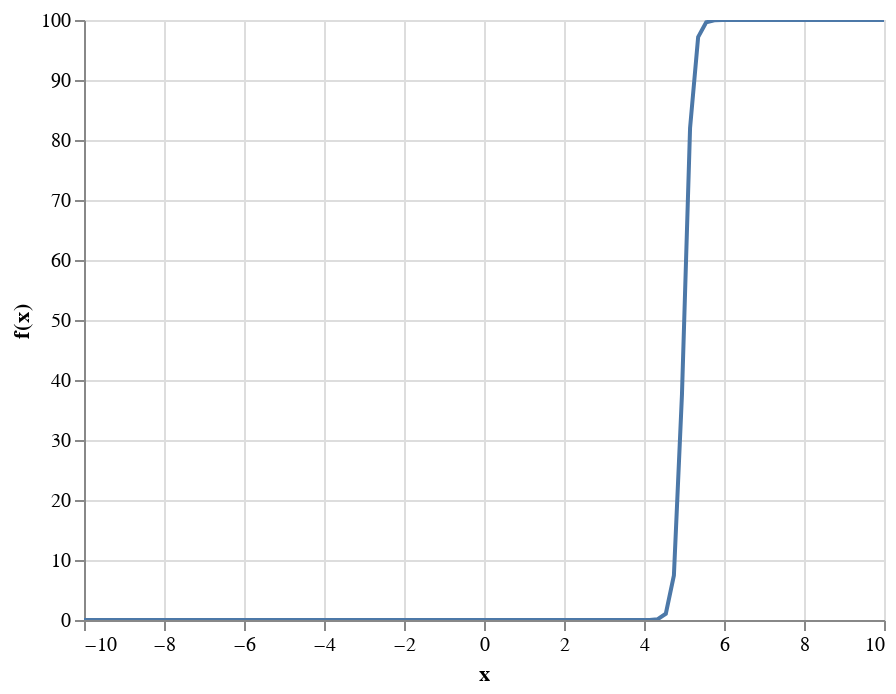

Notebook code cell kept with this figure:
### Markdown cell above
## Breakout room activity

Instructions from https://www.figma.com/file/yWYVnxWrW8c3CPgzIuh484/230627-princeton-university-week-4-logistic-function-and-models?type=whiteboard&node-id=1%3A135&t=WeOdOg4Mz5KL9wkr-1 

```
Breakout: Visualization!
[25 mins]
(1) open a jupyter notebook in visual studio code 
(2) select the datathinking.org anaconda environment

(3) ask chatgpt/claude/bard/bing for:
the mathematics (LaTeX code)
text description
    of a logistic function and a visualization of a logistic function

(4) ask chatgpt/claude/bard/bing for a visualization using python and the altair library that is interactive

(5) screenshot and add to this figma!

(if you are unable to use visual studio code, use a google colaboratory notebook instead: https://colab.research.google.com/)
```

Result:

https://chat.openai.com/share/c95be1fb-c2bc-4f20-afe9-b1f306975102

### Code cell
import numpy as np
import altair as alt
import pandas as pd

# Define parameters for the logistic function from Wikipedia
# https://en.wikipedia.org/wiki/Logistic_function
# L is the curve's maximum value
L = 100

# k is the steepness of the curve
k = 10

# x0 is the x-value of the sigmoid's midpoint
x0 = 5

# Generate data points
x = np.linspace(-10, 10, 100)

# Calculate the logistic function
f_of_x = L * 1 / (1 + np.exp(-k * (x - x0)))

# Create a DataFrame
df = pd.DataFrame({'x': x, 'f(x)': f_of_x})

# Create an Altair chart
chart = alt.Chart(df).mark_line().encode(
    x='x',
    y='f(x)'
).properties(
    width=400,
    height=300
)

# Display the chart
chart.interactive()

### Figure 1 — Vega-Lite specification as saved in the notebook (floating-point values rounded to 4 significant figures)
{"config": {"view": {"continuousWidth": 300, "continuousHeight": 300}}, "data": {"name": "data-4a0b90984ae1ad1a906933afd493712d"}, "mark": {"type": "line"}, "encoding": {"x": {"field": "x", "type": "quantitative"}, "y": {"field": "f(x)", "type": "quantitative"}}, "height": 300, "params": [{"name": "param_20", "select": {"type": "interval", "encodings": ["x", "y"]}, "bind": "scales"}], "width": 400, "$schema": "https://vega.github.io/schema/vega-lite/v5.8.0.json", "datasets": {"data-4a0b90984ae1ad1a906933afd493712d": [{"x": -10.0, "f(x)": 7.175e-64}, {"x": -9.798, "f(x)": 5.41e-63}, {"x": -9.596, "f(x)": 4.079e-62}, {"x": -9.394, "f(x)": 3.075e-61}, {"x": -9.192, "f(x)": 2.319e-60}, {"x": -8.99, "f(x)": 1.748e-59}, {"x": -8.788, "f(x)": 1.318e-58}, {"x": -8.586, "f(x)": 9.94e-58}, {"x": -8.384, "f(x)": 7.494e-57}, {"x": -8.182, "f(x)": 5.651e-56}, {"x": -7.98, "f(x)": 4.26e-55}, {"x": -7.778, "f(x)": 3.212e-54}, {"x": -7.576, "f(x)": 2.422e-53}, {"x": -7.374, "f(x)": 1.826e-52}, {"x": -7.172, "f(x)": 1.377e-51}, {"x": -6.97, "f(x)": 1.038e-50}, {"x": -6.768, "f(x)": 7.828e-50}, {"x": -6.566, "f(x)": 5.902e-49}, {"x": -6.364, "f(x)": 4.45e-48}, {"x": -6.162, "f(x)": 3.355e-47}, {"x": -5.96, "f(x)": 2.53e-46}, {"x": -5.758, "f(x)": 1.907e-45}, {"x": -5.556, "f(x)": 1.438e-44}, {"x": -5.354, "f(x)": 1.084e-43}, {"x": -5.152, "f(x)": 8.176e-43}, {"x": -4.949, "f(x)": 6.164e-42}, {"x": -4.747, "f(x)": 4.648e-41}, {"x": -4.545, "f(x)": 3.504e-40}, {"x": -4.343, "f(x)": 2.642e-39}, {"x": -4.141, "f(x)": 1.992e-38}, {"x": -3.939, "f(x)": 1.502e-37}, {"x": -3.737, "f(x)": 1.133e-36}, {"x": -3.535, "f(x)": 8.539e-36}, {"x": -3.333, "f(x)": 6.439e-35}, {"x": -3.131, "f(x)": 4.855e-34}, {"x": -2.929, "f(x)": 3.66e-33}, {"x": -2.727, "f(x)": 2.76e-32}, {"x": -2.525, "f(x)": 2.081e-31}, {"x": -2.323, "f(x)": 1.569e-30}, {"x": -2.121, "f(x)": 1.183e-29}, {"x": -1.919, "f(x)": 8.919e-29}, {"x": -1.717, "f(x)": 6.725e-28}, {"x": -1.515, "f(x)": 5.071e-27}, {"x": -1.313, "f(x)": 3.823e-26}, {"x": -1.111, "f(x)": 2.883e-25}, {"x": -0.9091, "f(x)": 2.173e-24}, {"x": -0.7071, "f(x)": 1.639e-23}, {"x": -0.5051, "f(x)": 1.236e-22}, {"x": -0.303, "f(x)": 9.316e-22}, {"x": -0.101, "f(x)": 7.024e-21}, {"x": 0.101, "f(x)": 5.296e-20}, {"x": 0.303, "f(x)": 3.993e-19}, {"x": 0.5051, "f(x)": 3.011e-18}, {"x": 0.7071, "f(x)": 2.27e-17}, {"x": 0.9091, "f(x)": 1.712e-16}, {"x": 1.111, "f(x)": 1.291e-15}, {"x": 1.313, "f(x)": 9.73e-15}, {"x": 1.515, "f(x)": 7.337e-14}, {"x": 1.717, "f(x)": 5.532e-13}, {"x": 1.919, "f(x)": 4.171e-12}, {"x": 2.121, "f(x)": 3.145e-11}, {"x": 2.323, "f(x)": 2.371e-10}, {"x": 2.525, "f(x)": 1.788e-09}, {"x": 2.727, "f(x)": 1.348e-08}, {"x": 2.929, "f(x)": 1.016e-07}, {"x": 3.131, "f(x)": 7.663e-07}, {"x": 3.333, "f(x)": 5.778e-06}, {"x": 3.535, "f(x)": 4.356e-05}, {"x": 3.737, "f(x)": 0.0003285}, {"x": 3.939, "f(x)": 0.002476}, {"x": 4.141, "f(x)": 0.01867}, {"x": 4.343, "f(x)": 0.1406}, {"x": 4.545, "f(x)": 1.05}, {"x": 4.747, "f(x)": 7.411}, {"x": 4.949, "f(x)": 37.64}, {"x": 5.152, "f(x)": 81.98}, {"x": 5.354, "f(x)": 97.17}, {"x": 5.556, "f(x)": 99.61}, {"x": 5.758, "f(x)": 99.95}, {"x": 5.96, "f(x)": 99.99}, {"x": 6.162, "f(x)": 100.0}, {"x": 6.364, "f(x)": 100.0}, {"x": 6.566, "f(x)": 100.0}, {"x": 6.768, "f(x)": 100.0}, {"x": 6.97, "f(x)": 100.0}, {"x": 7.172, "f(x)": 100.0}, {"x": 7.374, "f(x)": 100.0}, {"x": 7.576, "f(x)": 100.0}, {"x": 7.778, "f(x)": 100.0}, {"x": 7.98, "f(x)": 100.0}, {"x": 8.182, "f(x)": 100.0}, {"x": 8.384, "f(x)": 100.0}, {"x": 8.586, "f(x)": 100.0}, {"x": 8.788, "f(x)": 100.0}, {"x": 8.99, "f(x)": 100.0}, {"x": 9.192, "f(x)": 100.0}, {"x": 9.394, "f(x)": 100.0}, {"x": 9.596, "f(x)": 100.0}, {"x": 9.798, "f(x)": 100.0}, {"x": 10.0, "f(x)": 100.0}]}}
